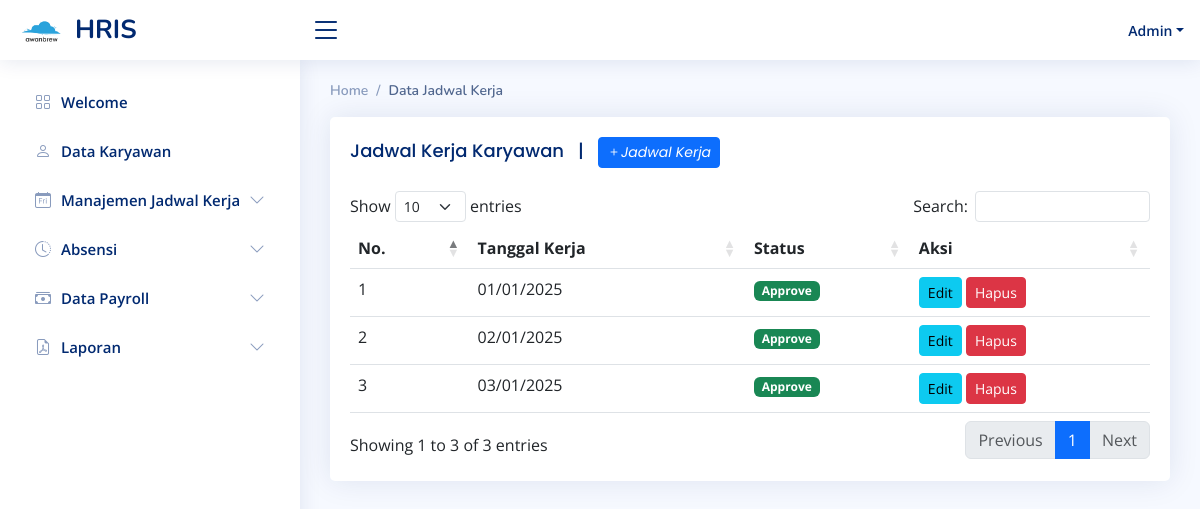
Page /?page=jadwal_kerja (signed in) on the committed database.
### tables this page shows
CREATE TABLE `tb_jadwal` (
  `id` int(11) NOT NULL,
  `tanggal_kerja` varchar(255) NOT NULL,
  `status` varchar(255) NOT NULL
);

### pages/jadwal_kerja/jadwal_kerja.php (the view, shortened to what this page needs)
<?php
include 'koneksi.php';
?>
<div class="pagetitle">
    <nav>
        <ol class="breadcrumb">
            <li class="breadcrumb-item">Home</li>
            <li class="breadcrumb-item active">Data Jadwal Kerja</li>
        </ol>
    </nav>
</div>
<section class="section">
    <div class="row">
        <div class="col-lg-12">
            <div class="card">
                <div class="card-body">
                    <h5 class="card-title">
                        Jadwal Kerja Karyawan
                        <?php
                            if ($_SESSION['role'] != 'karyawan') {
                        ?>
                            &nbsp; | &nbsp;
                            <a href="index.php?page=tambah_jadwal_kerja" class="btn btn-primary btn-sm"><i class="bi bi-plus">Jadwal Kerja</i></a>
                        <?php
                            }
                        ?>
                    </h5>
                    <table class="table" id="datatable">
                        <thead>
                            <tr>
                                <th>No.</th>
                                <th>Tanggal Kerja</th>
                                <th>Status</th>
                                <?php
                                    if ($_SESSION['role'] != 'karyawan') {
                                ?>
                                <th>Aksi</th>
                                <?php
                                    }
                                ?>
                            </tr>
                        </thead>
                        <tbody>
                            <?php
                            $no = 1;
                            $id_user =  $_SESSION['id'];
                            if ($_SESSION['role'] == 'admin') {
                                $sql = $conn->query(" SELECT * FROM tb_jadwal ORDER BY tanggal_kerja ASC");
                            }
                            else {
                                $sql = $conn->query(" SELECT * FROM tb_jadwal tj LEFT JOIN tb_jadwal_detail tjd ON tj.id = tjd.id_jadwal WHERE tjd.id_karyawan = '$id_user' AND tj.status = 'approve' ORDER BY tanggal_kerja ASC ");
                            }
                            while ($data = $sql->fetch_assoc()) {
                            ?>
                                <tr>
                                    <td><?php echo $no++; ?></td>
                                    <td><?php echo date("d/m/Y", strtotime($data["tanggal_kerja"]));  ?></td>
                                    <td>
                                        <?php if (isset($data["status"]) && $data["status"] == 'submit') {  ?>
                                             <span class="badge bg-info">On Progress Approval</span>
                                        <?php } else if (isset($data["status"]) && $data["status"] == 'reject') { ?>
                                            <span class="badge bg-danger">Reject</span>
                                        <?php } else {?>
                                            <span class="badge bg-success">Approve</span>
                                        <?php } ?>
                                    </td>
                                    <?php
                                        if ($_SESSION['role'] != 'karyawan') {
                                    ?>
                                    <td>
                                        <form action="index.php?page=ubah_jadwal_kerja" method="POST" style="display:inline;">
                                            <button type="submit" class="btn btn-info btn-sm"><i class="fa fa-edit"></i> Edit</button>
                                        </form>
                                        <a onclick="return confirm('Ingin Menghapus data ?')" href="index.php?page=hapus_jadwal_kerja&id_jadwal=<?php echo $data['id'] ?>" class="btn btn-danger btn-sm"><i class="fa fa-trash"></i> Hapus</a>
                                    </td>
                                    <?php
                                        }
                                    ?>
                                </tr>
                            <?php } ?>
                        </tbody>
                    </table>
                </div>
            </div>
        </div>
    </div>
</section>

### assets/css/style.css (style rules this page uses)
:root { scroll-behavior: smooth; }
body { font-family: "Open Sans", sans-serif; background: #f6f9ff; color: #444444; }
a { color: #4154f1; text-decoration: none; }
h1, h2, h3, h4, h5, h6 { font-family: "Nunito", sans-serif; }
.pagetitle { margin-bottom: 10px; }
.card { margin-bottom: 30px; border: none; border-radius: 5px; box-shadow: 0px 0 30px rgba(1, 41, 112, 0.1); }
.card-title { padding: 20px 0 15px 0; font-size: 18px; font-weight: 500; color: #012970; font-family: "Poppins", sans-serif; }
.card-body { padding: 0 20px 20px 20px; }
.breadcrumb { font-size: 14px; font-family: "Nunito", sans-serif; color: #899bbd; font-weight: 600; }
.breadcrumb .breadcrumb-item::before { color: #899bbd; }
.breadcrumb .active { color: #51678f; font-weight: 600; }

### rows in the picture
tb_jadwal: tanggal_kerja "01/01/2025", status "Approve"
tb_jadwal: tanggal_kerja "02/01/2025", status "Approve"
tb_jadwal: tanggal_kerja "03/01/2025", status "Approve"

### other values in the picture
$username "Admin"
